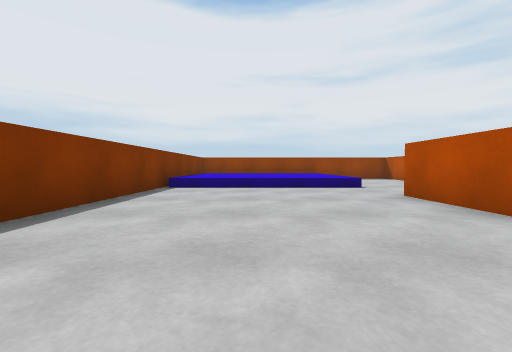
[1] (above)

18 first-person views from a walk through a scene from a Unity 3-D project. The camera is 0.53 m above the floor, tilts 2° down and sees 90° across. The floor is counted in squares, 1 m on a side. Each view is taken from the middle of a square. On the plan, view 1 faces up. The plan holds only what a view shows up to about 9 squares ahead; the rest is blank. The place goes on beyond the plan. The player is left out.

[2]
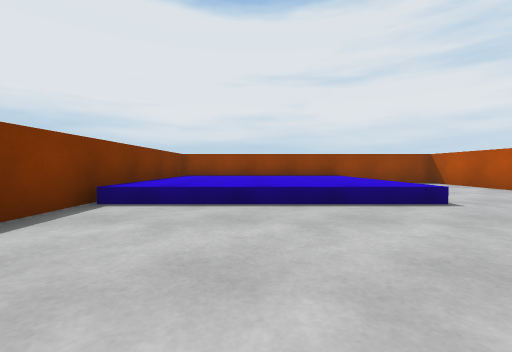

[3]
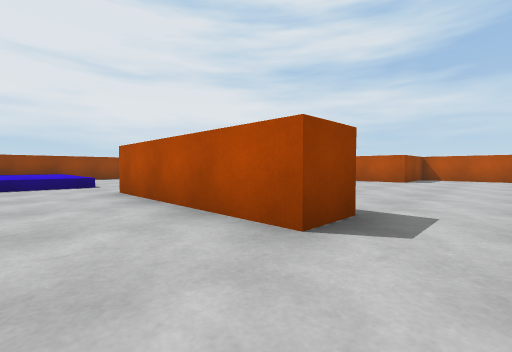

[4]
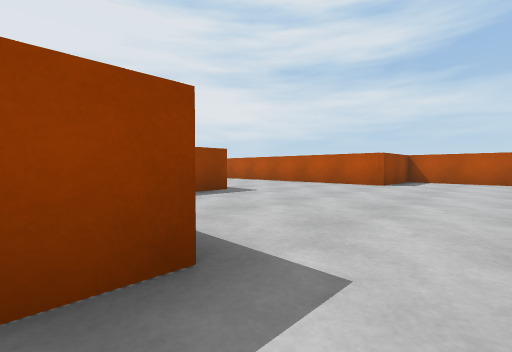

[5]
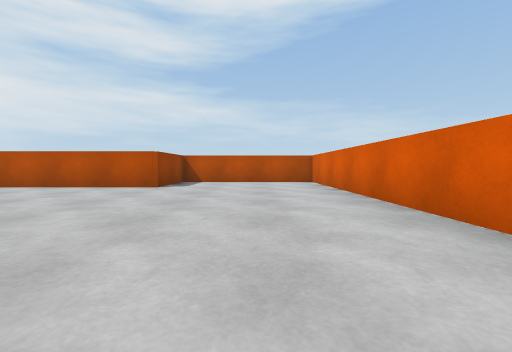

[6]
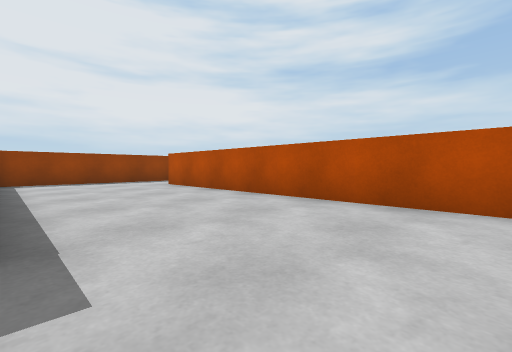

[7]
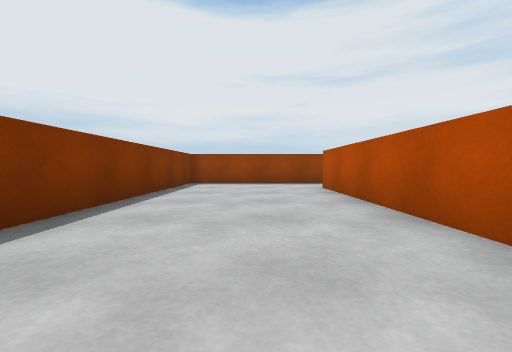

[8]
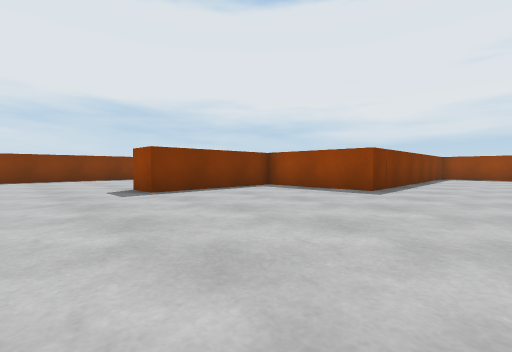

[9]
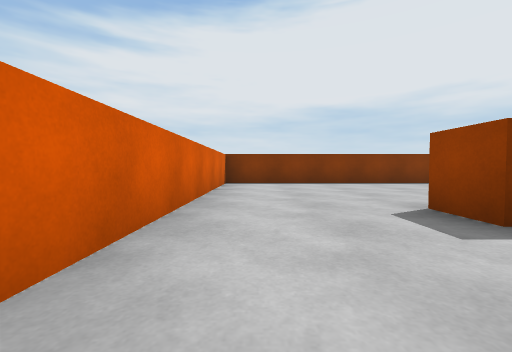

[10]
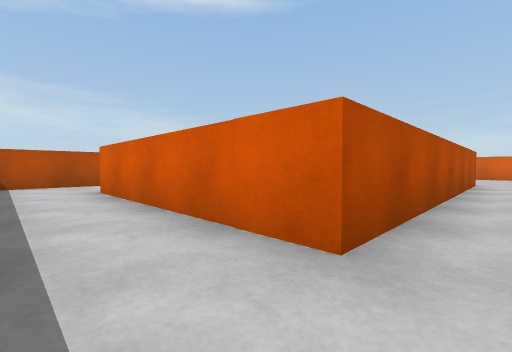

[11]
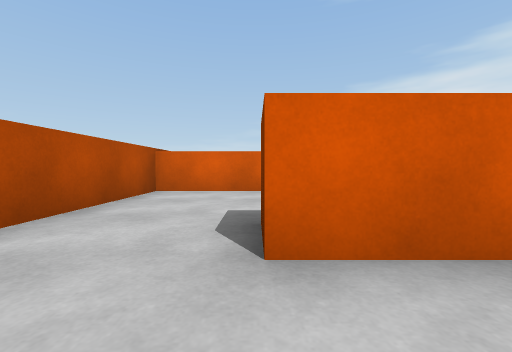

[12]
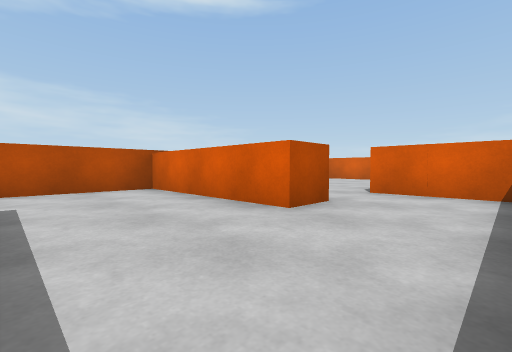

[13]
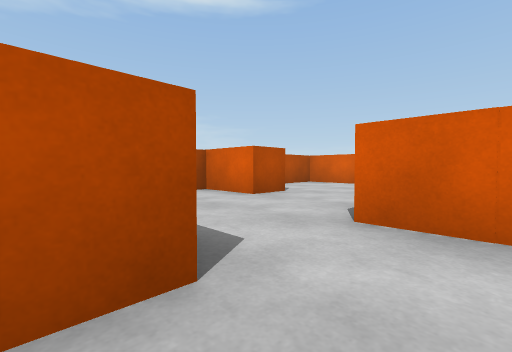

[14]
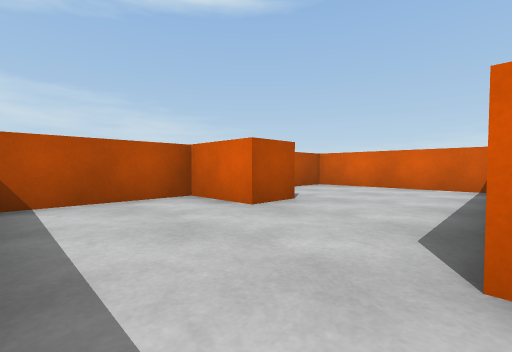

[15]
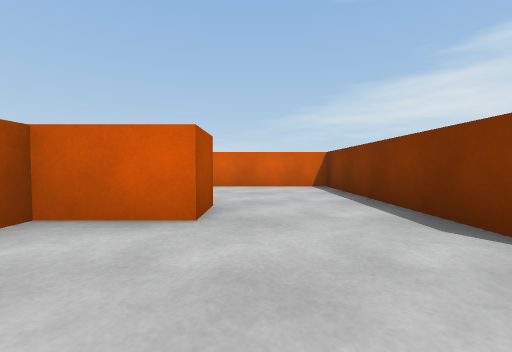

[16]
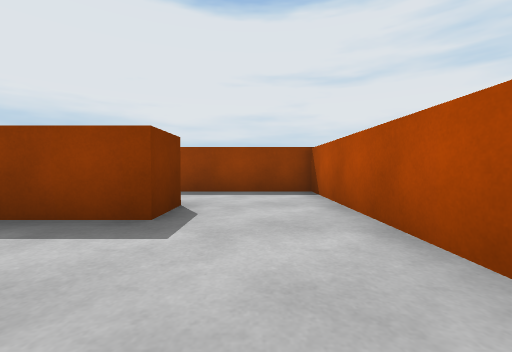

[17]
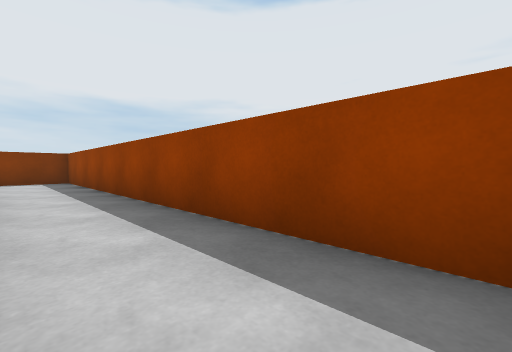

[18]
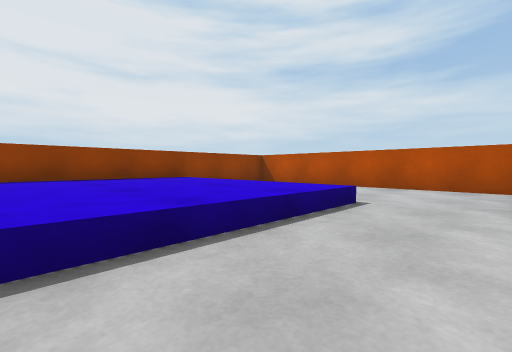

### Floor plan
Key: @ floor where view 1 was taken; # wall or solid block; . floor; ^ raised ledge.
Columns run from 3 left of view 1 to 18 right of it. Each row starts with its distance up from view 1.
 12  #####################
 11  ^^^^^. .##..........#
 10  ^^^^^. .##..........#
  9  ^^^^^...##...#####..#
  8  ^^^^^...##...#......#
  7 #^^^^^...##...#......#
  6 #........##...#......#
  5 #........##...#...####
  4 #.....#####...#......#
  3 #.....#.......#......#
  2 #.....#.......####...#
  1 #.....#.........##..##
  0 #..@............##...
 -1 #...............##...
 -2 #...............##...#
 -3 ######################

Where each view was taken, in squares from view 1:
view 1: 0 up, 0 right, facing up
view 2: 3 up, 0 right, facing up
view 3: 1 down, 1 right, facing up-right
view 4: 1 down, 3 right, facing up-right
view 5: 1 down, 4 right, facing right
view 6: 2 up, 7 right, facing up-right
view 7: 3 up, 9 right, facing up
view 8: 2 down, 9 right, facing up-left
view 9: 2 down, 6 right, facing left
view 10: 11 up, 10 right, facing down-right
view 11: 11 up, 16 right, facing down
view 12: 8 up, 12 right, facing down-right
view 13: 5 up, 13 right, facing down-right
view 14: 4 up, 14 right, facing down-right
view 15: 4 up, 16 right, facing down
view 16: 6 up, 17 right, facing up
view 17: 10 up, 17 right, facing up-left
view 18: 5 up, 1 left, facing up-right
